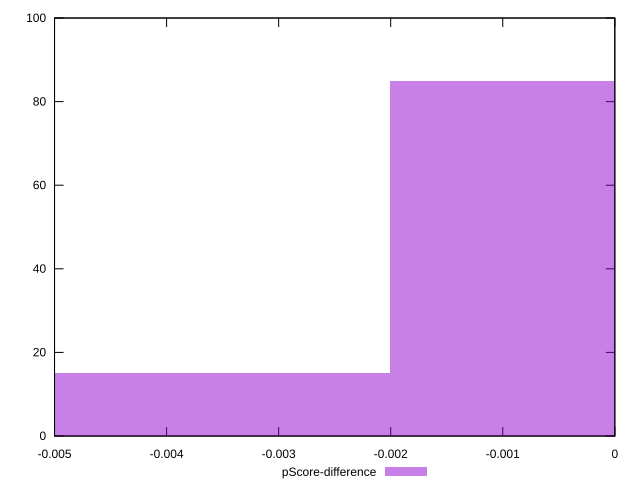

Generate this figure with gnuplot:
reset

$pScoreDifference <<EOF
0 85
-0.0040121339367613015 15
EOF

set key outside below
set boxwidth 0.0040121339367613015
set xrange [-0.0050000000000000044:0]
set yrange [0:100]
set trange [0:100]
set style fill transparent solid 0.5 noborder
set terminal svg size 640, 490 enhanced background rgb 'white'
set output "report_00018_2021-02-10T15-25-16.877Z/unminified-javascript/samples/pages+cached+noadtech/pScore-difference/histogram.svg"

plot $pScoreDifference title "pScore-difference" with boxes

reset
